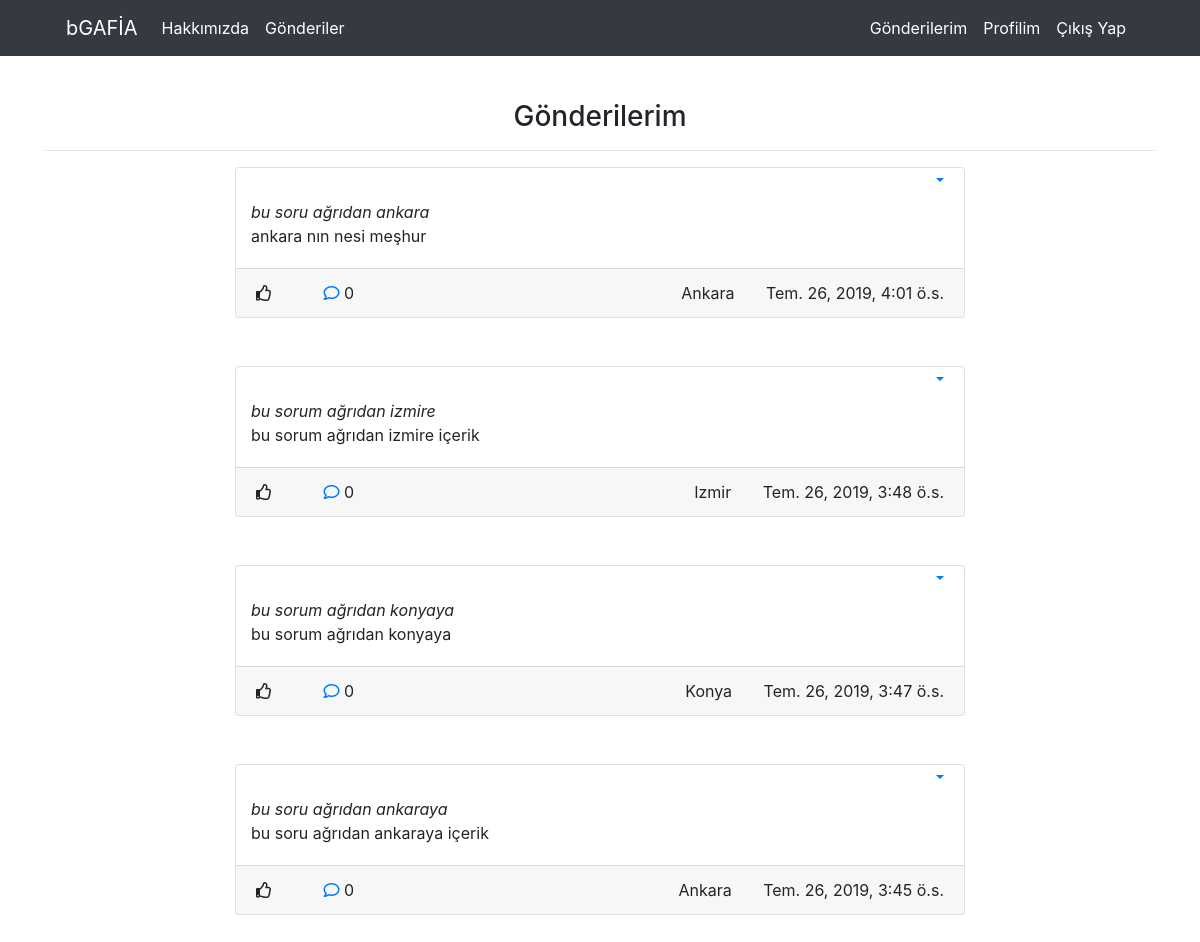
Page /post/mypost (signed in) on the committed database.
### post/models.py (models this page shows, shortened)
class UserPost(models.Model):
    author=models.ForeignKey("auth.User",on_delete=models.CASCADE,verbose_name="Yazar",blank=False)
    title=models.CharField(max_length=50,blank=False,verbose_name="Başlık")
    content=models.TextField(max_length=500,blank=False,verbose_name="Gönderi")
    cities=(
        ('Adana','Adana'),('Adıyaman','Adıyaman'),('Afyon','Afyon'),
('Agri','Agri'),('Amasya','Amasya'),('Ankara','Ankara'),('Antalya','Antalya'),('Artvin','Artvin'),
('Aydin','Aydin'),('Balikesir','Balikesir'),('Bilecik','Bilecik'),('Bingöl','Bingöl'),('Bitlis','Bitlis'),
('Bolu','Bolu'),('Burdur','Burdur'),('Bursa','Bursa'),('Canakkale','Canakkale'),('Cankiri','Cankiri'),('Corum','Corum'),
('Denizli','Denizli'),('Diyarbakir','Diyarbakir'),('Edirne','Edirne'),('Elazig','Elazig'),('Erzincan','Erzincan'),
('Erzurum','Erzurum'),('Eskisehir','Eskisehir'),('Gaziantep','Gaziantep'),('Giresun','Giresun'),('Gumushane','Gumushane'),('Hakkari','Hakkari'),
('Hatay','Hatay'),('Isparta','Isparta'),('Mersin','Mersin'),('Istanbul','Istanbul'),('Izmir','Izmir'),('Kars','Kars'),('Kastamonu','Kastamonu'),
('Kayseri','Kayseri'),('Kirklareli','Kirklareli'),('Kirşehir','Kirşehir'),('Kocaeli','Kocaeli'),('Konya','Konya'),('Kutahya','Kutahya'),('Malatya','Malatya'),
('Manisa','Manisa'),('Kahramanmaras','Kahramanmaras'),('Mardin','Mardin'),('Mugla','Mugla'),('Mus','Mus'),('Nevsehir','Nevsehir'),
('Nigde','Nigde'),('Ordu','Ordu'),('Rize','Rize'),('Sakarya','Sakarya'),('Samsun','Samsun'),
('Siirt','Siirt'),('Sinop','Sinop'),('Sivas','Sivas'),('Tekirdag','Tekirdag'),
('Tokat','Tokat'),('Trabzon','Trabzon'),('Tunceli','Tunceli'),('Sanliurfa','Sanliurfa'),('Usak','Usak'),
('Van','Van'),('Yozgat','Yozgat'),('Zonguldak','Zonguldak'),('Aksaray','Aksaray'),('Bayburt','Bayburt'),
('Karaman','Karaman'),('Kirikkale','Kirikkale'),('Batman','Batman'),('Sirnak','Sirnak'),('Bartin','Bartin'),
('Ardahan','Ardahan'),('Iğdir','Iğdir'),('Yalova','Yalova'),('Karabuk','Karabuk'),('Kilis','Kilis'),
('Osmaniye','Osmaniye'),('Düzce','Düzce'))
    to_city=models.CharField(max_length=20,choices=cities,verbose_name="Şehir")
    created_date=models.DateTimeField(auto_now_add=True)
    comment_number=models.IntegerField(default=0)
    class Meta:
        ordering = ['-created_date']

### post/views.py (the view)
# urls.py: path("mypost",views.mypost,name="mypost"),
@login_required(login_url="auths:login")
def mypost(request):
    posts=UserPost.objects.filter(author=request.user)
    content={"posts":posts}
    return render(request,"mypost.html",content)

### templates/mypost.html (shortened to what this page needs)
{% extends "layout.html" %}
{% block body %}
<h3 class="text-center">Gönderilerim</h3>
<hr>
{% if posts %}
{% for post in posts  %}
    <div class="row mb-5">
        <div class="col-md-8 offset-md-2 ">
            <div class="card " style="padding-bottom:0px">
                <div class="card-body mt-0 mb-0" style="padding-top:0px;">
                    <div class="row mb-2">
                        <div class="col-md-4 ml-auto  text-right">
                                    <div class="dropdown">
                                        <a class="dropdown-toggle" href="#" role="button" id="dropdownMenuLink" data-toggle="dropdown" aria-haspopup="true" aria-expanded="false">
                                        </a>
                                      </div>
                        </div>
                    </div>
                    <div class="row ">
                        <p class="card-text " style="padding-left:10px;padding-right:8px">
                            <em>{{post.title}} </em>
                            <br>
                            {{post.content}}</p>
                    </div>
                </div>
                <div class="card-footer justify-content-between d-flex">
                    <span><i class="far fa-thumbs-up mr-5 "></i>
                        <a href="{% url 'post:detail' post.id %}">  <i class="far fa-comment"></i> </a>   {{post.comment_number}}</span>
                    <span class="">{{post.to_city}} &nbsp &nbsp &nbsp {{post.created_date}} </span>
                </div>
            </div>
        </div>
    </div>
    {% endfor %}
{%else %}
<div class="alert alert-danger">Hiç Gönderiniz Bulunmamaktadır</div>
{% endif %}
{% endblock body %}

### templates/layout.html (shortened to what this page needs)
<!DOCTYPE html>
{% load static %}
<html lang="en">
<head>
    <link rel="stylesheet" href="{% static 'css/comment_style.css' %}">
    <link rel="stylesheet" href="https://use.fontawesome.com/releases/v5.6.3/css/all.css"
>
    <link rel="stylesheet" href="{% static 'css/bootstrap.min.css' %}">
</head>
<body>
    <div class="container" style="margin-top:100px;">
    {% include "includes/navbar.html" %}
    {% block body %}
    {% endblock body %}
</div>
</body>
</html>

### templates/includes/navbar.html (shortened to what this page needs)
<nav class="navbar navbar-expand-md navbar-dark bg-dark fixed-top ">
  <a class="navbar-brand "  style="margin-left:50px" href="{% url 'index' %}">bGAFİA</a>
  <div class="collapse navbar-collapse" id="navbarNav">
    <ul class="navbar-nav mr-auto" >
      <li class="nav-item active">
        <a class="nav-link" href="{% url 'about' %}">Hakkımızda <span class="sr-only">(current)</span></a>
      </li>
      <li class="nav-item active">
        <a class="nav-link  " href="{% url 'post:posts' %}">Gönderiler</a>
      </li>
    </ul>
    <ul class="navbar-nav"  style="margin-right:50px">
      {% if request.user.is_authenticated %}
      <li class="nav-item active">
          <a class="nav-link " href="{% url 'post:mypost' %}">Gönderilerim</a>
        </li>
      <li class="nav-item active">
        <a class="nav-link " href="{% url 'profile' %}">Profilim</a>
      </li>
      <li class="nav-item active">
        <a class="nav-link" href="{% url 'auths:logout' %}">Çıkış Yap</a>
      </li>
      {% endif %}
    </ul>
  </div>
</nav>

### static/css/comment_style.css (style rules this page uses)
body { margin-top:20px; }

### rows in the picture
UserPost: title "bu soru ağrıdan ankara", content "ankara nın nesi meşhur", comment_number "0", to_city "Ankara", created_date "Tem. 26, 2019, 4:01 ö.s."
UserPost: title "bu sorum ağrıdan izmire", content "bu sorum ağrıdan izmire içerik", comment_number "0", to_city "Izmir", created_date "Tem. 26, 2019, 3:48 ö.s."
UserPost: title "bu sorum ağrıdan konyaya", content "bu sorum ağrıdan konyaya", comment_number "0", to_city "Konya", created_date "Tem. 26, 2019, 3:47 ö.s."
UserPost: title "bu soru ağrıdan ankaraya", content "bu soru ağrıdan ankaraya içerik", comment_number "0", to_city "Ankara", created_date "Tem. 26, 2019, 3:45 ö.s."
